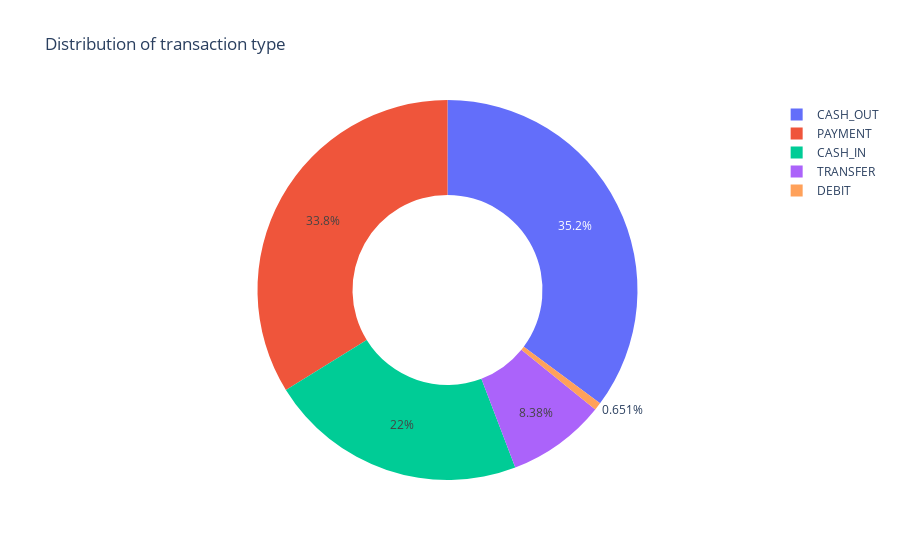

Notebook source saved alongside this figure:
### Code cell
figure = px.pie(df,
               values=quantity,
               names=transactions, 
               hole=0.5,
               title='Distribution of transaction type')
figure.show()

### Figure 1 — Plotly figure (JSON) as saved in the notebook; plotly's stock layout.template omitted (floating-point values rounded to 4 significant figures)
{"data": [{"domain": {"x": [0, 1], "y": [0, 1]}, "hole": 0.5, "hovertemplate": "label=%{label}<br>value=%{value}<extra></extra>", "labels": ["CASH_OUT", "PAYMENT", "CASH_IN", "TRANSFER", "DEBIT"], "legendgroup": "", "name": "", "showlegend": true, "type": "pie", "values": [2237500, 2151495, 1399284, 532909, 41432]}], "layout": {"legend": {"tracegroupgap": 0}, "title": {"text": "Distribution of transaction type"}}}
